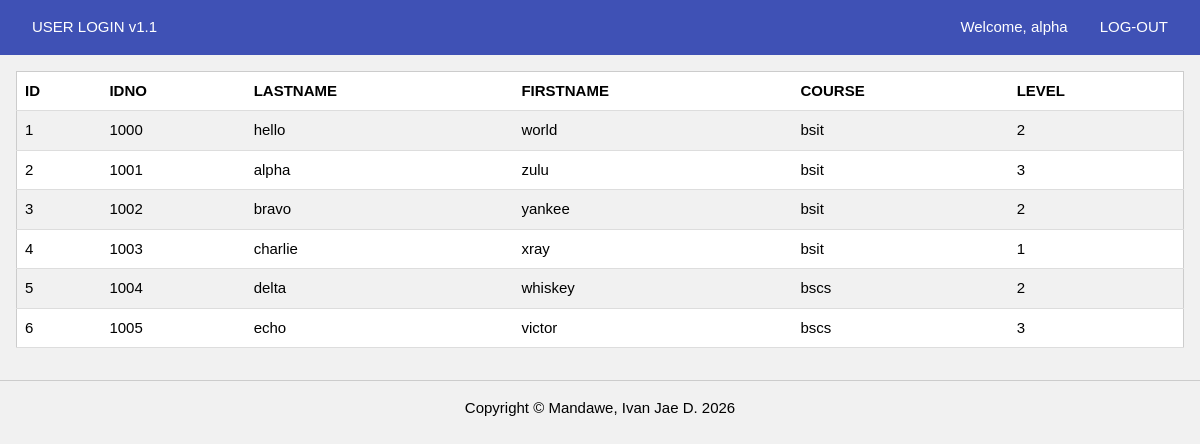
The page /main (signed in) on the database its author committed.
### tables this page shows
CREATE TABLE students(
               id INTEGER PRIMARY KEY AUTOINCREMENT,
               idno VARCHAR(20),
               lastname VARCHAR(50),
               firstname VARCHAR(50),
               course VARCHAR(20),
               level INTEGER);

### app.py (the view)
@app.route("/main")
def main():
    if "email" in session:
        return render_template("main.html", students=getall("students"))
    flash("Please log in first.", "error")
    return redirect(url_for("index"))

### app.py (called while the page is built)
@app.after_request
def after_request(response):
    response.headers["Cache-Control"] = "no-cache, no-store, must-revalidate"
    response.headers["Pragma"] = "no-cache"
    response.headers["Expires"] = "0"
    return response

### db/dbhelper.py (called while the page is built)
def connect() -> sqlite3.Connection:
    conn = sqlite3.connect(DATABASE)
    conn.row_factory = sqlite3.Row
    return conn

def getprocess(sql: str, vals: tuple = ()) -> list:
    conn = connect()
    try:
        cur = conn.execute(sql, vals)
        return [dict(row) for row in cur.fetchall()]
    except sqlite3.Error as e:
        print("Error:", e)
        return []
    finally:
        conn.close()

def getall(table: str) -> list:
    return getprocess(f"SELECT * FROM `{table}`")

### templates/main.html
{% extends 'base.html' %}
{% block logout %}
  <a href="{{ url_for('logout') }}" id="logout-btn" class="w3-bar-item w3-right w3-btn">LOG-OUT</a>
  <span class="w3-bar-item w3-right" id="welcome">Welcome, {{ session['name'] }}</span>
{% endblock %}
{% block content %}
  <div style="overflow-x:auto;">
    <table class="w3-table-all w3-card-4" id="students-table">
      <tr>
        <th>ID</th><th>IDNO</th><th>LASTNAME</th><th>FIRSTNAME</th><th>COURSE</th><th>LEVEL</th>
      </tr>
      {% for s in students %}
      <tr>
        <td>{{ s['id'] }}</td><td>{{ s['idno'] }}</td><td>{{ s['lastname'] }}</td>
        <td>{{ s['firstname'] }}</td><td>{{ s['course'] }}</td><td>{{ s['level'] }}</td>
      </tr>
      {% endfor %}
    </table>
  </div>
{% endblock %}

### templates/base.html (shortened to what this page needs)
<!DOCTYPE html>
<html>
  <head>
    <link rel="stylesheet" href="{{ url_for('static', filename='css/w3.css') }}">
  </head>
  <body>
    <div class="w3-container w3-padding w3-indigo w3-bar">
      <span class="w3-bar-item">USER LOGIN v1.1</span>
      {% block logout %}{% endblock %}
    </div>
    <div class="w3-container w3-padding-16">
      {% block content %}{% endblock %}
    </div>
    <center>
      <hr>
      Copyright &copy; Mandawe, Ivan Jae D. 2026
    </center>
  </body>
</html>

### static/css/w3.css (style rules this page uses)
* { box-sizing:border-box }
html { font-family:Verdana,sans-serif;font-size:15px;line-height:1.5 }
body { margin:0;background:#f1f1f1 }
hr { border:0;border-top:1px solid #ccc;margin:16px 0 }
a { color:#0b57d0 }
.w3-container { padding:0.01em 16px }
.w3-padding { padding:8px 16px!important }
.w3-padding-16 { padding-top:16px!important;padding-bottom:16px!important }
.w3-indigo { color:#fff!important;background-color:#3f51b5!important }
.w3-bar { width:100%;overflow:hidden }
.w3-bar .w3-bar-item { padding:8px 16px;float:left;border:none;display:block;color:inherit;text-decoration:none }
.w3-bar .w3-bar-item.w3-right { float:right }
.w3-right { float:right!important }
.w3-btn,.w3-button { border:none;display:inline-block;padding:8px 16px;vertical-align:middle;overflow:hidden;text-decoration:none;color:inherit;background-color:inherit;text-align:center;cursor:pointer;white-space:nowrap;font-size:15px }
.w3-card-4 { box-shadow:0 4px 10px 0 rgba(0,0,0,.2),0 4px 20px 0 rgba(0,0,0,.19);background:#fff }
.w3-table-all { border-collapse:collapse;border-spacing:0;width:100%;display:table;border:1px solid #ccc }
.w3-table-all tr { border-bottom:1px solid #ddd }
.w3-table-all tr:nth-child(odd) { background-color:#fff }
.w3-table-all tr:nth-child(even) { background-color:#f1f1f1 }
.w3-table-all th { background:#fff }
.w3-table-all td,.w3-table-all th { padding:8px 8px;display:table-cell;text-align:left;vertical-align:top }

### rows shown on the page
students: name "alpha", id "2", idno "1001", lastname "alpha", firstname "zulu", course "bsit", level "3"
students: id "1", idno "1000", lastname "hello", firstname "world", course "bsit", level "2"
students: id "3", idno "1002", lastname "bravo", firstname "yankee", course "bsit", level "2"
students: id "4", idno "1003", lastname "charlie", firstname "xray", course "bsit", level "1"
students: id "5", idno "1004", lastname "delta", firstname "whiskey", course "bscs", level "2"
students: id "6", idno "1005", lastname "echo", firstname "victor", course "bscs", level "3"
